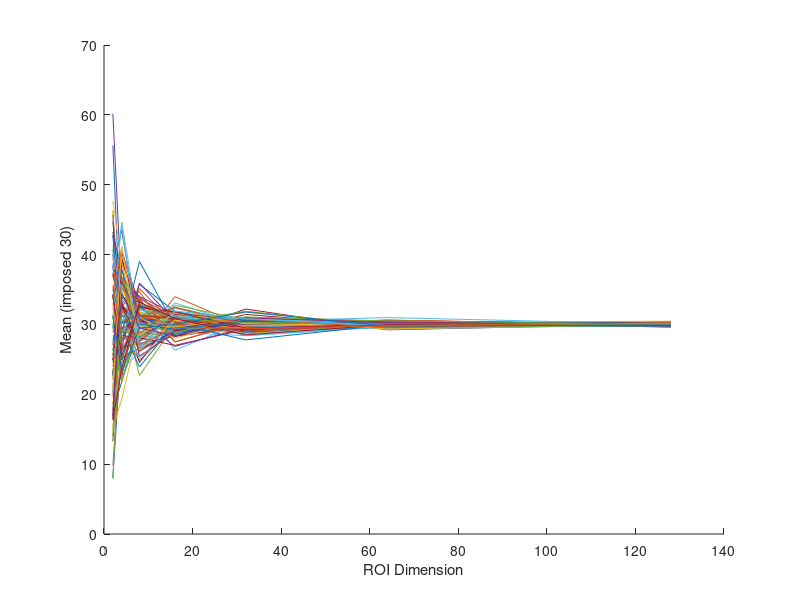
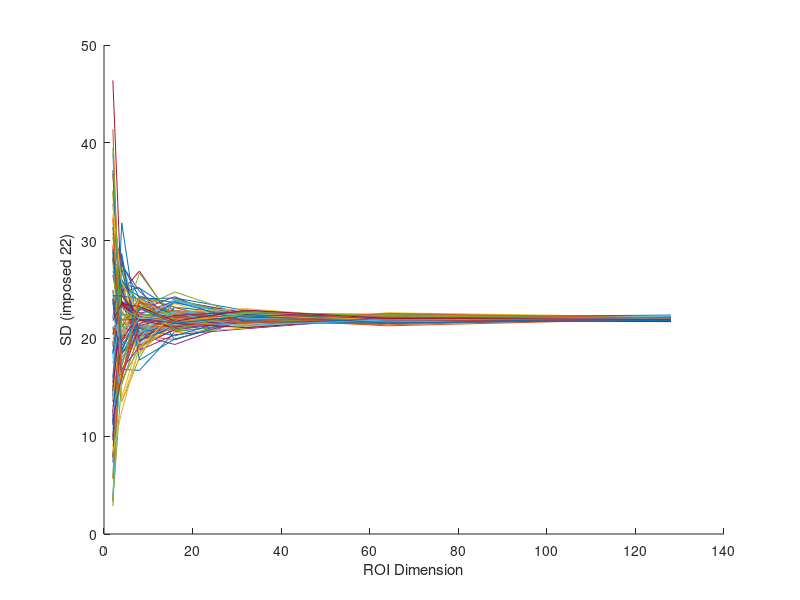

Source code (MATLAB) for these figures, in order:
close all
clear all

Tsd=22;
Tm=30;

figure
hold on
for k=1:100
    for i = 1:7
        dim(i)=2.^i;
        image=Tm+Tsd*randn(dim(i));
        M(i)=mean(image(:));
    end
    plot(dim,M)
end
xlabel('ROI Dimension')
ylabel('Mean (imposed 30)')

figure
hold on
for k=1:100
    for i = 1:7
        dim(i)=2.^i;
        image=Tm+Tsd*randn(dim(i));
        sd(i)=std(image(:));
    end
    plot(dim,sd)
end
xlabel('ROI Dimension')
ylabel('SD (imposed 22)')